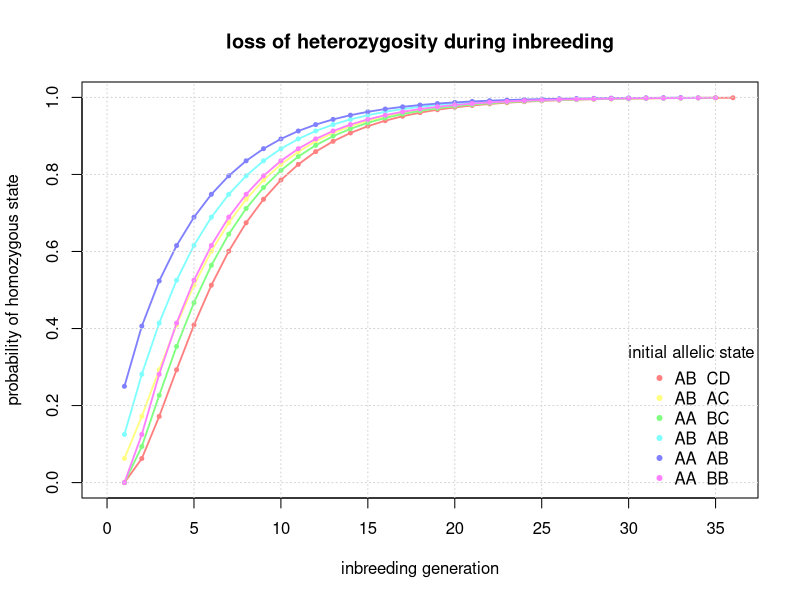
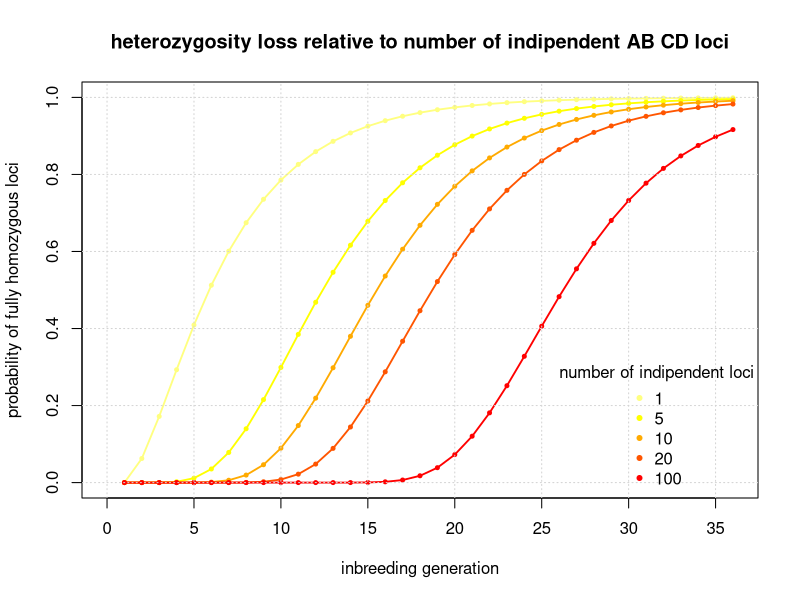
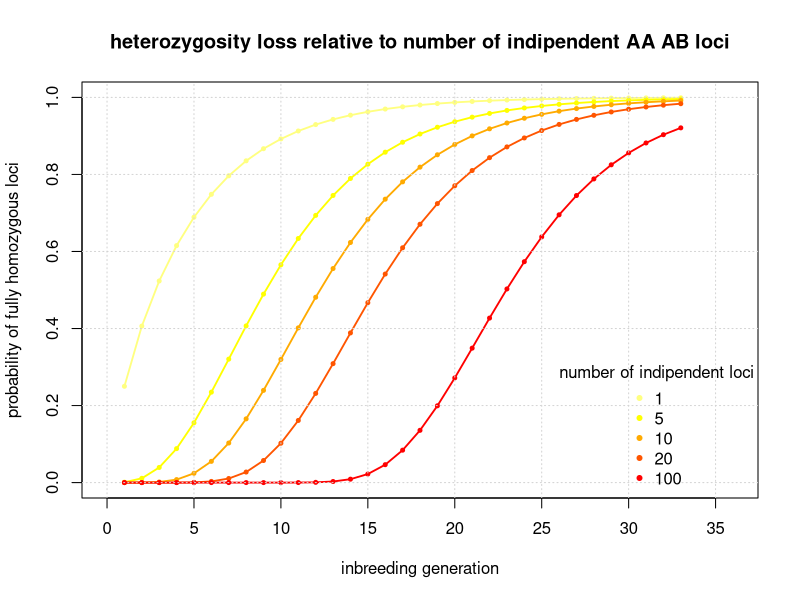

These figures' R source, in order:

# markov chain of 7 states : posible genopytpe structure of borher and sister
# 4abcd - 4 alleles of a locus, both individuals have two different alleles
# 3aabc, 3abac, - 3 alleles of a locus (either homozyg and heterozyg, or 2 heterozyg)
# 2abab, 2aaab, 2aabb, - 2 alleles (2x heter, 1 homo 1 hetero, 2 homo)
# 1aaaa - homogenised locus
mc <- as.matrix(read.table('data/inbreeding_mc.tsv', sep = '\t'))

# sanity check
# all(rowSums(mc) == 1)
# [1] TRUE

# absorb_states is the state that lock MC in that state : i.e. transition probability to itself is 1
absorb_states <- which(diag(mc) == 1)

# number of states (n) and number of non absorb states (m)
n <- nrow(mc)
m <- n - length(absorb_states)

# subsampling matrix to its only non-absobing states
non_abs_mc <- mc[-absorb_states, -absorb_states]

# calculating fundamental matrix as inversion of (E - non_abs_mc), where E is diagonal unit matrix of same dimension as non_abs_mc
fundamental_matrix <- solve(diag(rep(1, m)) - non_abs_mc)

# calculate mean number of steps to get into absorbing state given initial state
fundamental_matrix %*% rep(1, m)
# 7.666667 6.666667 7.166667 5.666667 4.833333 6.666667

#######
# I am interested in probabilities of getting into absorbing states for every timepoint and initial state
# not just the mean number of steps
# to do that, I calculate it using brure force - a while loop
# following function calculates distribution of probability to be in absorbing state given initial state

calc_distr <- function(mc, t0, treshold = 0.999){
    absorb_state <- which(diag(mc) == 1)
    state_probabilities <- t0 %*% mc
    psr_of_being_absorbed <- state_probabilities[absorb_state]
    psr <- 0
    while(psr < treshold){
        state_probabilities <- state_probabilities %*% mc
        psr <- state_probabilities[absorb_state]
        psr_of_being_absorbed <- c(psr_of_being_absorbed, psr)
    }
    return(psr_of_being_absorbed)
}

# complete distribution for m inital states
# distributions[[1]] ... AB  CD
# distributions[[2]] ... AB  AC
# distributions[[3]] ... AA  BC
# distributions[[4]] ... AB  AB
# distributions[[5]] ... AA  AB
# distributions[[6]] ... AA  BB
# 7th state : AA AA is the absorbing state

distributions <- list()
for (i in 1:m) {
    t0 <- rep(0, n)
    t0[i] <- 1
    distributions[[i]] <- calc_distr(mc, t0)
}

png('figures/heterozigosity_loss_during_inbreeding.png')

plot(NULL,
     xlim = c(0, max(unlist(lapply(distributions, length)))),
     ylim = c(0, 1),
     xlab = "inbreeding generation",
     ylab = 'probability of homozygous state',
     main = 'loss of heterozygosity during inbreeding')

palette <- rainbow(m, s = 0.5)
for (i in 1:m){
    lines(distributions[[i]], lwd = 1.8,
          col = palette[i])
    points(distributions[[i]], pch = 20, cex = 0.8,
           col = palette[i])
}
grid()

legend('bottomright',
       legend = c('AB  CD', 'AB  AC', 'AA  BC', 'AB  AB', 'AA  AB', 'AA  BB'),
       pch = 20, col = palette, title = 'initial allelic state', bty = 'n')


dev.off()

##### Recalculate worst case scenario with various numbers of independent loci
# a, all loci start at AB CD

png('figures/heterozigosity_loss_num_of_ABCD_loci.png')

plot(NULL,
     xlim = c(0, max(unlist(lapply(distributions, length)))),
     ylim = c(0, 1),
     xlab = "inbreeding generation",
     ylab = 'probability of fully homozygous loci',
     main = 'heterozygosity loss relative to number of indipendent AB CD loci')

number_of_loci <- c(1,5,10,20,100)
palette <- rev(heat.colors(length(number_of_loci)))
for (i in 1:length(number_of_loci)){
    proportions <- distributions[[1]]^number_of_loci[i]
    lines(proportions, lwd = 1.8, col = palette[i])
    points(proportions, pch = 20, cex = 0.8, col = palette[i])
}
grid()

legend('bottomright',
       legend = number_of_loci,
       pch = 20, col = palette,
       title = 'number of indipendent loci', bty = 'n')

dev.off()

# b, all starts at AA AB

png('figures/heterozigosity_loss_num_of_AAAB_loci.png')

plot(NULL,
     xlim = c(0, max(unlist(lapply(distributions, length)))),
     ylim = c(0, 1),
     xlab = "inbreeding generation",
     ylab = 'probability of fully homozygous loci',
     main = 'heterozygosity loss relative to number of indipendent AA AB loci')

number_of_loci <- c(1,5,10,20,100)
palette <- rev(heat.colors(length(number_of_loci)))
for (i in 1:length(number_of_loci)){
    proportions <- distributions[[5]]^number_of_loci[i]
    lines(proportions, lwd = 1.8, col = palette[i])
    points(proportions, pch = 20, cex = 0.8, col = palette[i])
}
grid()

legend('bottomright',
       legend = number_of_loci,
       pch = 20, col = palette,
       title = 'number of indipendent loci', bty = 'n')

dev.off()